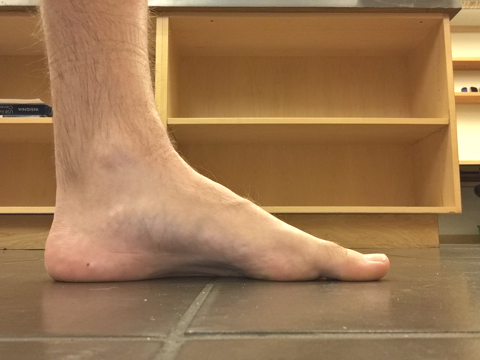
#> input picture PythonProjects/FootprintContour/footprint_images/Side Left.png, 480 x 360 px; its folder holds only this picture in this run
$ python EyeTracking.py --image '../FootprintContour/footprint_images/Side Left.png'   (Python 2 division)   (older library calls are emulated)
#> lines starting #> are read from the running program, lines starting #| are printed output that depends on the picture; after the words box and inside, x2 and y2 are one past the last pixel; in counts of white or black regions, pixels touching at a corner belong together
### Image_Lib/image_utils.py
__author__ = 'Charlie'
import cv2
import numpy as np


def image_resize(image, width=-1, height=-1):
    shape = image.shape
    if width == -1:
        if height == -1:
            return image
        else:
            return cv2.resize(image, (int(height * shape[1] / shape[0]), height))
    elif height == -1:
        return cv2.resize(image, (width, int(width * shape[0] / shape[1])))
    else:
        cv2.resize(image, (width, height))


# Image has to eb gray scaled and gaussian blurred before calling this function
# [5 lines left out: function auto_canny, not called in this run]


def adaptive_threshold(image, option=cv2.THRESH_BINARY):
    return cv2.adaptiveThreshold(image, 255, cv2.ADAPTIVE_THRESH_GAUSSIAN_C, option, 11, 2)


def sharpen_image(image):
    kernel = np.array([[0, -1, 0], [-1, 5, -1], [0, -1, 0]], dtype=np.float)
    return cv2.filter2D(image, -1, kernel)


# [62 lines left out: functions order_points, image_rotate_by_90_clockwise, image_rotate_by_90_anticlockwise, get_contours, sort_contours, not called in this run]


def get_midpoint(ptA, ptB):
    return (ptA[0] + ptB[0]) * 0.5, (ptA[1] + ptB[1]) * 0.5


# [7 lines left out: function detect_face, not called in this run]


def add_text(image, text):
    cv2.putText(image, text, (15, 15), cv2.FONT_HERSHEY_SIMPLEX, 0.6, (0, 0, 255), 2)

### PythonProjects/EyeTracking/EyeTrackingLib.py
__author__ = 'Charlie'
import numpy as np
import cv2
import sys, inspect, os

cmd_subfolder = os.path.realpath(
    os.path.abspath(os.path.join(os.path.split(inspect.getfile(inspect.currentframe()))[0], "..", "..", "Image_Lib")))
if cmd_subfolder not in sys.path:
    sys.path.insert(0, cmd_subfolder)

import image_utils as utils

EYE_ROI_WIDTH = 50

showImage = True


def find_eye_center(image):
    """
    Find center of eye using Fabian's algorithm
    :param image: Gray scale image of eye
    :return: row, col identified as center
    """
    # print image.shape
    global showImage

    scaled_image = utils.image_resize(image.copy(), width=EYE_ROI_WIDTH)
    gradient_energy_x = cv2.Sobel(scaled_image, cv2.CV_64F, 1, 0, ksize=3)
    gradient_energy_y = cv2.Sobel(scaled_image, cv2.CV_64F, 0, 1, ksize=3)
    gradient_magnitude = (gradient_energy_x ** 2 + gradient_energy_y ** 2) ** 0.5
    threshold = np.mean(gradient_magnitude) + np.std(gradient_magnitude) * 3
    gradient_energy_x /= gradient_magnitude
    gradient_energy_y /= gradient_magnitude
    mask = gradient_magnitude < threshold
    gradient_energy_x[mask] = 0
    gradient_energy_y[mask] = 0
    scaled_image = cv2.GaussianBlur(scaled_image, (5, 5), 0, 0)

    inverted_image = 255 * np.ones_like(scaled_image) - scaled_image
    if showImage:
        # cv2.HoughCircles(scaled_image, cv2.HOUGH_GRADIENT, 2, 12.0)
        cv2.imshow("EyeDebug", inverted_image)
        if (cv2.waitKey() & 0xFF) == ord('s'):
            showImage = False
            cv2.destroyWindow('EyeDebug')

    indices = np.indices(inverted_image.shape).astype(np.float32)
    indices += 1e-8
    output_sum = np.zeros_like(inverted_image).astype(np.float32)
    for row in range(output_sum.shape[0]):
        for col in range(output_sum.shape[1]):
            val1 = (indices[0] - row) * gradient_energy_y
            val2 = (indices[1] - col) * gradient_energy_x
            val = (val1 + val2)
            output_sum += inverted_image * (val - val.mean()) / val.std()
            # compute_location_weight(row, col, inverted_image, gradient_energy_x, gradient_energy_y)

    index = np.unravel_index(np.argmax(output_sum), output_sum.shape)
    rescaled_index = (
        index[0] * image.shape[0] / scaled_image.shape[0], index[1] * image.shape[1] / scaled_image.shape[1])
    return rescaled_index


# [16 lines left out: function compute_location_weight, not called in this run]

### PythonProjects/EyeTracking/EyeTracking.py
__author__ = 'Charlie'

import numpy as np
import cv2
import argparse
import os, sys, inspect

cmd_subfolder = os.path.realpath(
    os.path.abspath(os.path.join(os.path.split(inspect.getfile(inspect.currentframe()))[0], "..", "..", "Image_Lib")))
if cmd_subfolder not in sys.path:
    sys.path.insert(0, cmd_subfolder)

import image_utils as utils
import EyeTrackingLib as tracker

ap = argparse.ArgumentParser("Finds pupil location in eyes")
ap.add_argument("-i", "--image", required=True, help="Path to image file")
ap.add_argument("-m", "--mode", required=False, help="Process after detecting face Y/N. Default = Y")
args = vars(ap.parse_args())

face_cascade = cv2.CascadeClassifier('Image_Lib/Face_Data/haarcascade_frontalface_default.xml')
eye_cascade = cv2.CascadeClassifier('Image_Lib/Face_Data/haarcascade_eye.xml')
if not args.get("mode", None):
    detect_face = True
else:
    detect_face = False

image = cv2.imread(args["image"])
#> image is the input picture: shape (360, 480, 3); mean B, G, R 80.3, 118.5, 156.6
print image.shape
#| (360, 480, 3)

gray = cv2.cvtColor(image, cv2.COLOR_BGR2GRAY)
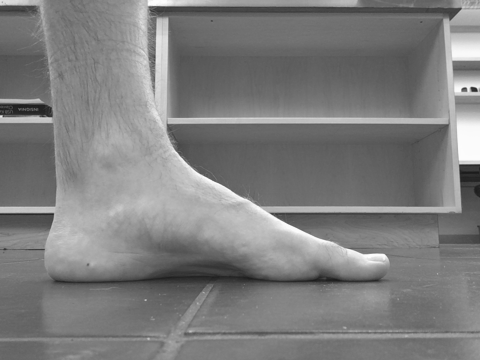
#> gray: shape (360, 480); min 28, max 254, mean 125.5
tracker.showImage = True

face_box = None
faces = face_cascade.detectMultiScale(gray, 1.1, 3)
#> faces = ()
if len(faces) > 0:
    face_box = max(faces, key=lambda item: item[2] * item[3])

if detect_face and face_box is not None:
    x, y, w, h = face_box
    cv2.rectangle(image, (x, y), (x + w, y + h), (0, 255, 255), 3)
    roi_x = int(x + w * 0.14)
    roi_y = int(y + h * 0.25)
    roi_w = int(w * 0.3)
    roi_h = int(h * 0.3)

    cv2.rectangle(image, (roi_x, roi_y), (roi_x + roi_w, roi_y + roi_h), (255, 0, 0), 2)
    row, col = tracker.find_eye_center(gray[roi_y:roi_y + roi_h, roi_x:roi_x + roi_w])
    print row, col

    cv2.circle(image, (roi_x + col, roi_y + row), 10, (0, 255, 0), -1)

    roi_x = x + w - roi_w - int(w * 0.13)
    cv2.rectangle(image, (roi_x, roi_y), (roi_x + roi_w, roi_y + roi_h), (255, 255, 0), 2)
    row, col = tracker.find_eye_center(gray[roi_y:roi_y + roi_h, roi_x:roi_x + roi_w])
    print row, col

    cv2.circle(image, (roi_x + col, roi_y + row), 10, (0, 255, 0), -1)

else:
    eyes = eye_cascade.detectMultiScale(gray, 1.2, 3)
#> eyes = ()
    if len(eyes) == 2:
        x, y, w, h = eyes[0]
        row, col = tracker.find_eye_center(gray[y:y + h, x:x + w])
        print row, col
        cv2.circle(image, (x + col, y + row), 10, (255, 0, 0), -1)

        x, y, w, h = eyes[1]
        row, col = tracker.find_eye_center(gray[y:y + h, x:x + w])
        print row, col

        cv2.circle(image, (x + col, y + row), 10, (255, 0, 0), -1)

    else:
        row, col = tracker.find_eye_center(gray[:, 0:image.shape[1] / 2])
#> in find_eye_center, `gradient_magnitude = (gradient_energy_x ** 2 + gradient_energy_y ** 2)..`:
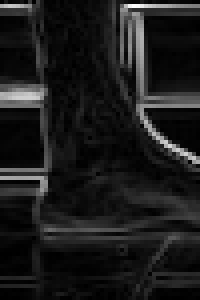
#> gradient_magnitude: shape (75, 50) float64 (shown 4 times larger); min 0, max 724.5, mean 78.8; drawn with min black and max white
#> in find_eye_center, `threshold = np.mean(gradient_magnitude) + np.std(gradient_magnitude) * 3`: threshold = 386.9
#> in find_eye_center, `mask = gradient_magnitude < threshold`:
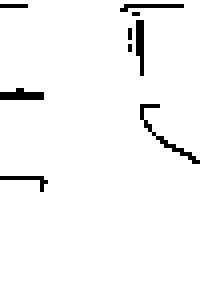
#> mask: shape (75, 50) bool (shown 4 times larger); 96.7% white; black in thin lines or dots, all inside (x1, y1, x2, y2) = (0, 1, 50, 48)
#> (key Esc is pressed here)
#> after the loop in find_eye_center, `for row in range(output_sum.shape[0]):`:
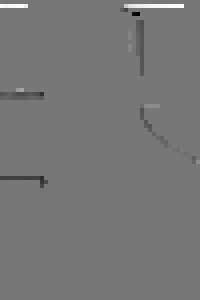
#> output_sum: shape (75, 50) float32 (shown 4 times larger); min -3824257, max 4325606, mean 3044.3; drawn with min black and max white
#> in find_eye_center, `index = np.unravel_index(np.argmax(output_sum), output_sum.shape)`: index = (1, 45)
#> in find_eye_center, `rescaled_index = ( index[0] * image.shape[0] / scaled_image.shape[0], ..`: rescaled_index = (4, 216)
#> row = 4; col = 216
        print row, col
#| 4 216

        cv2.circle(image, (col, row), 10, (0, 0, 255), -1)

        row, col = tracker.find_eye_center(gray[:, image.shape[1] / 2:])
#> in find_eye_center (call 2), `gradient_magnitude = (gradient_energy_x ** 2 + gradient_energy_y ** 2)..`:
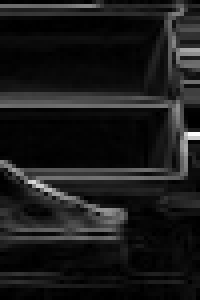
#> gradient_magnitude: shape (75, 50) float64 (shown 4 times larger); min 0, max 838, mean 88.2; drawn with min black and max white
#> in find_eye_center (call 2), `threshold = np.mean(gradient_magnitude) + np.std(gradient_magnitude) * 3`: threshold = 427.4
#> in find_eye_center (call 2), `mask = gradient_magnitude < threshold`: mask: shape (75, 50) bool; 98.3% white; black in thin lines or dots, all inside (x1, y1, x2, y2) = (0, 1, 50, 54)
#> (key Enter is pressed here)
#> after the loop in find_eye_center (call 2), `for row in range(output_sum.shape[0]):`:
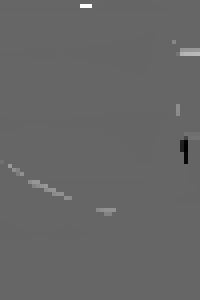
#> output_sum: shape (75, 50) float32 (shown 4 times larger); min -3975567.5, max 5883934.5, mean -10428.4; drawn with min black and max white
#> in find_eye_center (call 2), `index = np.unravel_index(np.argmax(output_sum), output_sum.shape)`: index = (1, 22)
#> in find_eye_center (call 2), `rescaled_index = ( index[0] * image.shape[0] / scaled_image.shape[0], ..`: rescaled_index = (4, 105)
#> col = 105
        print row, col
#| 4 105

        cv2.circle(image, (image.shape[1] / 2 + col, row), 10, (0, 0, 255), -1)
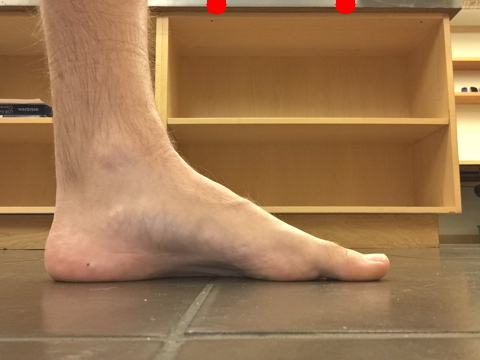
#> image: shape (360, 480, 3); mean B, G, R 80, 118.2, 156.9

cv2.imshow("Output", utils.image_resize(image, height=600))
cv2.waitKey()
cv2.destroyAllWindows()
